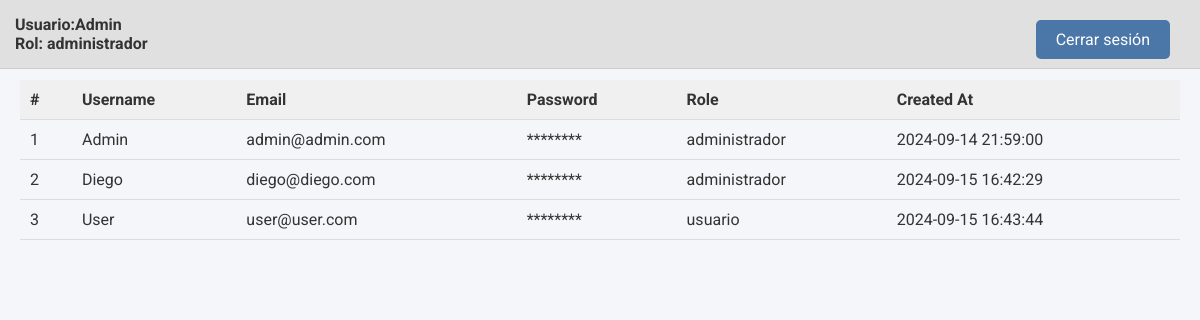
/dashboard.php (signed in), run on the app's committed database.
### tables this page shows
CREATE TABLE `users` (
  `id` int(11) NOT NULL,
  `username` varchar(50) NOT NULL,
  `email` varchar(100) NOT NULL,
  `password` varchar(255) NOT NULL,
  `role` enum('usuario','administrador') DEFAULT 'usuario',
  `created_at` timestamp NOT NULL DEFAULT current_timestamp(),
  `is_active` tinyint(1) DEFAULT 1
);

### dashboard.php (the view, shortened to what this page needs)
<?php
$isAdmin = $_SESSION['role'] === 'administrador';
$isUser = $_SESSION['role'] === 'usuario';
?>
<!DOCTYPE html>
<html lang="es">
<head>
</head>
<body>
    <div class="header">
        <div class="user-info">
            Usuario:<?php echo htmlspecialchars($_SESSION['username']); ?><br>
            Rol: <?php echo htmlspecialchars($_SESSION['role']); ?>
        </div>
        <div class="buttons">
            <a href="logout.php">Cerrar sesión</a>
        </div>
    </div>
    <div class="content">
        <div class="table-container">
            <table>
                <thead>
                    <tr>
                        <?php if ($isAdmin): ?>
                            <th>#</th>
                            <th>Username</th>
                            <th>Email</th>
                            <th>Password</th>
                            <th>Role</th>
                            <th>Created At</th>
                        <?php elseif ($isUser): ?>
                            <th>#</th>
                            <th>Email</th>
                            <th>Password</th>
                        <?php endif; ?>
                    </tr>
                </thead>
                <tbody>
                    <?php
                    include 'db.php';
                    try {
                        if ($isAdmin) {
                            $stmt = $pdo->query("SELECT id, username, email, password, role, created_at FROM users");
                        } elseif ($isUser) {
                            $stmt = $pdo->query("SELECT id, email, password FROM users");
                        }
                        while ($row = $stmt->fetch(PDO::FETCH_ASSOC)) {
                            echo '<tr>';
                            echo '<td>' . htmlspecialchars($row['id']) . '</td>';
                            if ($isAdmin) {
                                echo '<td>' . htmlspecialchars($row['username']) . '</td>';
                            }
                            echo '<td>' . htmlspecialchars($row['email']) . '</td>';
                            echo '<td>********</td>';
                            if ($isAdmin) {
                                echo '<td>' . htmlspecialchars($row['role']) . '</td>';
                                echo '<td>' . htmlspecialchars($row['created_at']) . '</td>';
                            }
                            echo '</tr>';
                        }
                    } catch (PDOException $e) {
                        echo 'Error: ' . $e->getMessage();
                    }
                    ?>
                </tbody>
            </table>
        </div>
    </div>
</body>
</html>

### dashboard.php (style rules this page uses)
.header { width: 100%; background-color: #e0e0e0; padding: 15px; display: flex; justify-content: space-between; align-items: center; box-sizing: border-box; border-bottom: 1px solid #ccc; position: fixed; z-index: 10; top: 0; left: 0; }
body { font-family: 'Roboto', sans-serif; background-color: #f4f6f9; color: #333; margin: 0; padding: 20px; }
.buttons { position: absolute; top: 20px; right: 20px; }
.buttons a { display: inline-block; margin: 0 10px; padding: 10px 20px; background-color: #4a76a8; color: white; text-decoration: none; border-radius: 5px; }
.content { margin-top: 60px; }
.user-info { font-size: 16px; font-weight: bold; }
.table-container { margin-top: 20px; }
table { width: 100%; border-collapse: collapse; }
th, td { padding: 10px; text-align: left; border-bottom: 1px solid #ddd; }
th { background-color: #f0f0f0; }

### data on the page
users: id "1", username "Admin", email "admin@admin.com", role "administrador", created_at "2024-09-14 21:59:00"
users: id "2", username "Diego", email "diego@diego.com", role "administrador", created_at "2024-09-15 16:42:29"
users: id "3", username "User", email "user@user.com", role "usuario", created_at "2024-09-15 16:43:44"

### other printed values
$_SESSION['username'] "Admin"
$_SESSION['role'] "administrador"
